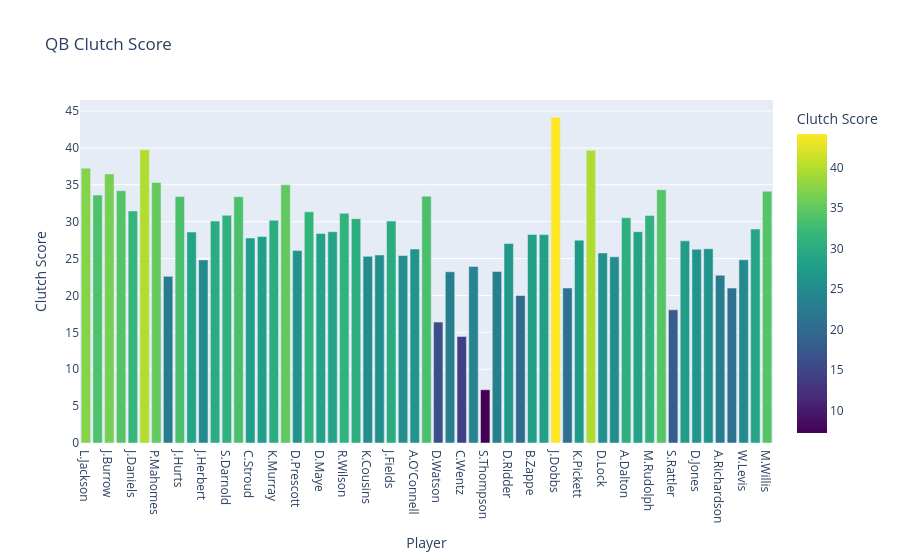

Notebook code for this chart:
### Markdown cell above
### Insight 4 Explanation

This insight calculates and ranks quarterbacks based on their touchdown to interception ratio, one of the clearest indicators of a quarterback's decision making and ability to score while limiting mistakes. NFL GM's typically look for quarterbacks they can consistently rely on, and a high touchdown to interception ratio indicates exactly that, as teams that win the turnover battle usually win each week. The reason we chose to include this insight is because it avoids yardage totals, which, due to checkdowns and elite wide receivers who have a high number of yards after catch (YAC), are often inflated. Instead, this metric directly evaluates a quarterback's good plays versus bad plays. Despite this insight's simplicity, it's extremely meaningful as it provides a different facet of quarterback evaluation while avoiding the potential pitfalls of a yardage based metric like our QPI. In calculating this metric, we had to handle edge cases such as quarterbacks having no interceptions, usually due to them being backups with less playing time.

### Code cell
import pandas as pd
import numpy as np
import plotly.express as px

def insight5():
    df = pd.read_csv("new-pbp.csv")
    salariesdf = pd.read_csv("salaries.csv")

    players_dict = {
        "L.Jackson": "BAL", "J.Allen": "BUF", "J.Burrow": "CIN", "J.Goff": "DET", "J.Daniels": "WAS", 
        "B.Mayfield": "TB", "P.Mahomes": "KC", "M.Stafford": "LA", "J.Hurts": "PHI", "J.Love": "GB", 
        "J.Herbert": "LAC", "G.Smith": "SEA", "S.Darnold": "MIN", "B.Purdy": "SF", "C.Stroud": "HOU", 
        "B.Young": "CAR", "K.Murray": "ARI", "T.Tagovailoa": "MIA", "D.Prescott": "DAL", "B.Nix": "DEN", 
        "D.Maye": "NE", "A.Rodgers": "NYJ", "R.Wilson": "PIT", "D.Carr": "NO", "K.Cousins": "ATL", 
        "T.Lawrence": "JAX", "J.Fields": "PIT", "C.Williams": "CHI", "A.O'Connell": "LV", "M.Penix": "ATL", 
        "D.Watson": "CLE", "T.DeVito": "NYG", "C.Wentz": "KC", "D.Thompson-Robinson": "CLE", "S.Thompson": "MIA", 
        "J.Haener": "NO", "D.Ridder": "LV", "T.Lance": "DAL", "B.Zappe": "CLE", "B.Allen": "SF", 
        "J.Dobbs": "SF", "T.McKee": "PHI", "K.Pickett": "PHI", "J.Garoppolo": "LA", "D.Lock": "NYG", 
        "J.Brissett": "NE", "A.Dalton": "CAR", "M.Jones": "JAX", "M.Rudolph": "TEN", "J.Flacco": "IND", 
        "S.Rattler": "NO", "C.Rush": "DAL", "D.Jones": "NYG", "G.Minshew": "LV", "A.Richardson": "IND", 
        "T.Huntley": "MIA", "W.Levis": "TEN", "J.Winston": "CLE", "M.Willis": "GB"
    }

    # team to qb
    team_to_qbs = {}
    for player, team in players_dict.items():
        if team not in team_to_qbs:
            team_to_qbs[team] = []
        team_to_qbs[team].append(player)

    td_counts = {}
    for player in players_dict.keys():
        team = players_dict[player]
        player_upper = player.upper()
        df_player = df[
            (df["OffenseTeam"] == team) &
            (df["YardLineDirection"] == "OPP") &
            (df["YardLine"] <= 20) &
            (df["IsTouchdown"] == 1) &
            (df["Description"].str.contains(player_upper, na=False))
        ]
        td_counts[player] = len(df_player)

    num_redzone_possessions = {player: 0 for player in players_dict}
    current_team = None
    in_redzone = False
    current_qb = None

    for _, row in df.iterrows():
        if row["OffenseTeam"] != current_team:
            current_team = row["OffenseTeam"]
            in_redzone = False
            current_qb = None

        desc_upper = row["Description"].upper()
        for qb in team_to_qbs[current_team]:
            if qb.upper() in desc_upper:
                current_qb = qb
                break

        if (row["YardLineDirection"] == "OPP") and (row["YardLine"] <= 20) and not in_redzone:
            in_redzone = True
            if current_qb is not None:
                num_redzone_possessions[current_qb] += 1
        else:
            in_redzone = False

    redzone_percent = {}
    for player in players_dict.keys():
        trips = num_redzone_possessions[player]
        tds = td_counts[player]
        redzone_percent[player] = round((tds / trips) * 100, 2) if trips > 0 else 0

    third_down_success_rate = {}
    for team, qbs in team_to_qbs.items():
        for qb in qbs:
            df_third = df[
                (df["IsPenalty"] == 0) &
                (df["Down"] == 3) &
                (df["PlayType"] != "RUSH") &
                (df["OffenseTeam"] == team) &
                (df["PlayType"] != "NO PLAY") &
                (df["Description"].str.contains(qb.upper(), na=False, regex=False))
            ]
            df_success = df_third[df_third["SeriesFirstDown"] == 1]
            third_down_success_rate[qb] = round((len(df_success) / len(df_third)) * 100, 2) if len(df_third) > 0 else 0

    clutch_score = {}
    for player in players_dict.keys():
        clutch_score[player] = round((redzone_percent[player] * 0.35) + (third_down_success_rate[player] * 0.65), 2)

    clutch_df = pd.DataFrame(clutch_score.items(), columns=["Player", "Clutch Score"])
    clutch_df.to_csv("clutch_factor.csv", index=False)

    fig = px.bar(
        clutch_df,
        x="Player",
        y="Clutch Score",
        title="QB Clutch Score",
        color="Clutch Score",
        color_continuous_scale="Viridis"
    )
    fig.show()

    top_5_clutch = clutch_df.sort_values(by="Clutch Score", ascending=False).head(5)
    print("\nTop 5 QBs by Clutch Score:")
    print(top_5_clutch.to_string(index=False))
    high_third_down = [player for player, rate in third_down_success_rate.items() if rate > 50]
    print(f"\nQBs with >70% third-down conversion rate: {high_third_down}")
insight5()

### Figure 1 — Plotly figure (JSON) as saved in the notebook; plotly's stock layout.template omitted (floating-point values rounded to 4 significant figures)
{"data": [{"alignmentgroup": "True", "hovertemplate": "Player=%{x}<br>Clutch Score=%{marker.color}<extra></extra>", "legendgroup": "", "marker": {"color": [37.26, 33.61, 36.48, 34.21, 31.45, 39.76, 35.31, 22.59, 33.41, 28.6, 24.82, 30.08, 30.86, 33.39, 27.79, 28, 30.19, 34.99, 26.08, 31.34, 28.4, 28.64, 31.14, 30.41, 25.3, 25.49, 30.08, 25.42, 26.29, 33.46, 16.39, 23.21, 14.44, 23.94, 7.22, 23.25, 27.05, 20, 28.26, 28.25, 44.17, 21.01, 27.5, 39.67, 25.76, 25.23, 30.54, 28.64, 30.85, 34.33, 18.05, 27.4, 26.27, 26.34, 22.75, 21, 24.84, 29.01, 34.13], "coloraxis": "coloraxis", "pattern": {"shape": ""}}, "name": "", "offsetgroup": "", "orientation": "v", "showlegend": false, "textposition": "auto", "type": "bar", "x": ["L.Jackson", "J.Allen", "J.Burrow", "J.Goff", "J.Daniels", "B.Mayfield", "P.Mahomes", "M.Stafford", "J.Hurts", "J.Love", "J.Herbert", "G.Smith", "S.Darnold", "B.Purdy", "C.Stroud", "B.Young", "K.Murray", "T.Tagovailoa", "D.Prescott", "B.Nix", "D.Maye", "A.Rodgers", "R.Wilson", "D.Carr", "K.Cousins", "T.Lawrence", "J.Fields", "C.Williams", "A.O'Connell", "M.Penix", "D.Watson", "T.DeVito", "C.Wentz", "D.Thompson-Robinson", "S.Thompson", "J.Haener", "D.Ridder", "T.Lance", "B.Zappe", "B.Allen", "J.Dobbs", "T.McKee", "K.Pickett", "J.Garoppolo", "D.Lock", "J.Brissett", "A.Dalton", "M.Jones", "M.Rudolph", "J.Flacco", "S.Rattler", "C.Rush", "D.Jones", "G.Minshew", "A.Richardson", "T.Huntley", "W.Levis", "J.Winston", "M.Willis"], "xaxis": "x", "y": [37.26, 33.61, 36.48, 34.21, 31.45, 39.76, 35.31, 22.59, 33.41, 28.6, 24.82, 30.08, 30.86, 33.39, 27.79, 28, 30.19, 34.99, 26.08, 31.34, 28.4, 28.64, 31.14, 30.41, 25.3, 25.49, 30.08, 25.42, 26.29, 33.46, 16.39, 23.21, 14.44, 23.94, 7.22, 23.25, 27.05, 20, 28.26, 28.25, 44.17, 21.01, 27.5, 39.67, 25.76, 25.23, 30.54, 28.64, 30.85, 34.33, 18.05, 27.4, 26.27, 26.34, 22.75, 21, 24.84, 29.01, 34.13], "yaxis": "y"}], "layout": {"barmode": "relative", "coloraxis": {"colorbar": {"title": {"text": "Clutch Score"}}, "colorscale": [[0, "#440154"], [0.1111, "#482878"], [0.2222, "#3e4989"], [0.3333, "#31688e"], [0.4444, "#26828e"], [0.5556, "#1f9e89"], [0.6667, "#35b779"], [0.7778, "#6ece58"], [0.8889, "#b5de2b"], [1, "#fde725"]]}, "legend": {"tracegroupgap": 0}, "title": {"text": "QB Clutch Score"}, "xaxis": {"anchor": "y", "domain": [0, 1], "title": {"text": "Player"}}, "yaxis": {"anchor": "x", "domain": [0, 1], "title": {"text": "Clutch Score"}}}}
